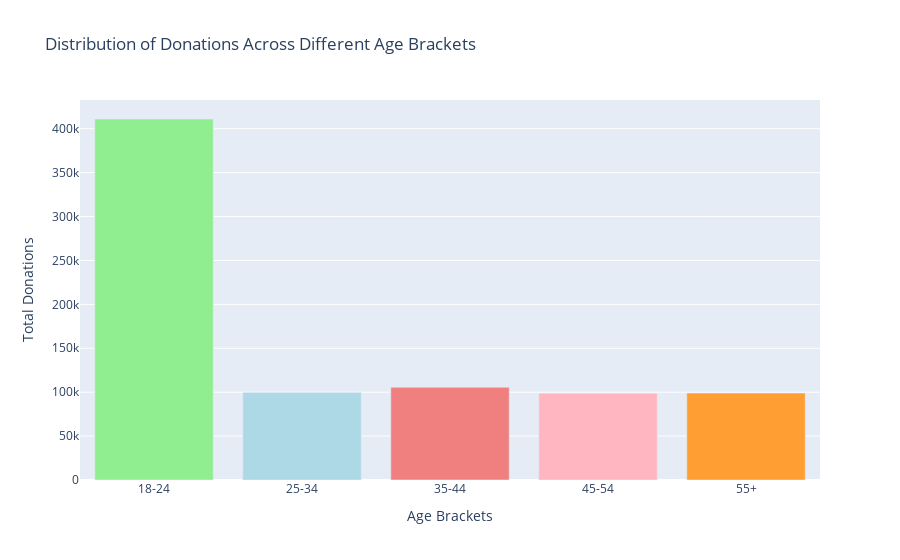

Write notebook code for a chart like this one.
### Code cell
fig = go.Figure(data=[go.Bar(
    x=age_totals.index,
    y=age_totals.values,
    marker_color=['lightgreen', 'lightblue', 'lightcoral', 'lightpink', '#FF9F33']
)])

fig.update_layout(title='Distribution of Donations Across Different Age Brackets', xaxis_title='Age Brackets', yaxis_title='Total Donations')
fig.show()

### Figure 1 — Plotly figure (JSON) as saved in the notebook; plotly's stock layout.template omitted (floating-point values rounded to 4 significant figures)
{"data": [{"marker": {"color": ["lightgreen", "lightblue", "lightcoral", "lightpink", "#FF9F33"]}, "x": ["18-24", "25-34", "35-44", "45-54", "55+"], "y": [411077, 99763, 105597, 98695, 98938], "type": "bar"}], "layout": {"title": {"text": "Distribution of Donations Across Different Age Brackets"}, "xaxis": {"title": {"text": "Age Brackets"}}, "yaxis": {"title": {"text": "Total Donations"}}}}
